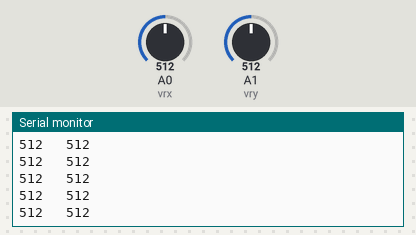
This sketch was run on a simulated Arduino Uno, built with avr-gcc and run on an emulated ATmega328P. Shown: the last lines printed to the serial monitor. The test bench sets the inputs (shaded band); at power-on: A0 (vrx) = 512, A1 (vry) = 512.

Above: at 7.2 s.
7.3 s: A0 (vrx) set to 106
At 8.4 s:
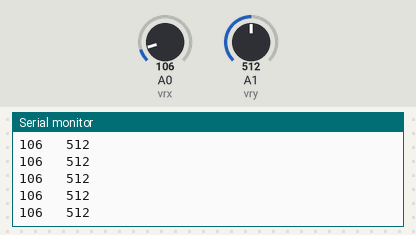
10.3 s: A0 (vrx) set to 95
At 11.3 s:
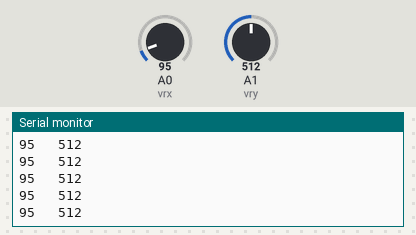
Timing chart, 0 to 13.3 s (numbered marks = the images above; inputs shaded):
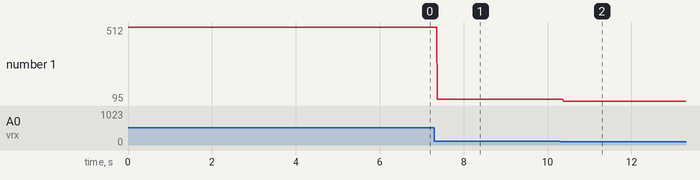

The sketch:

joystick1.ino
```cpp
int vrx = A0, vry = A1, valx, valy;
void setup() {
  Serial.begin(9600);
  pinMode(vrx, INPUT);
  pinMode(vry, INPUT);
}

void loop() {
  valx = analogRead(vrx);
  valy = analogRead(vry);
  Serial.print(valx);
  Serial.print(" ");
  Serial.print(" ");
  Serial.print(" ");
  Serial.print(valy);
  Serial.println("");

}
```

Measured:
- after the input at 7.3 s, the serial monitor: prints a new line after 0.07 s (image 1)
- after the input at 10.3 s, the serial monitor: prints a new line after 0.08 s (image 2)
- plotted number 1: 512 → 106 after the input at 7.3 s, 106 → 95 after the input at 10.3 s
